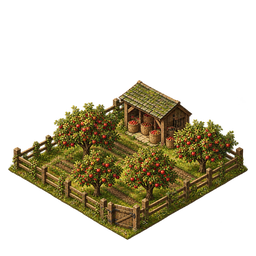
#> input picture dist/assets/building/apple_orchard.png, 256 x 256 px
$ python -i export-world-assets.py   (imports and definitions only)
#> lines starting #> are read from the running program, lines starting #| are printed output that depends on the picture; after the words box and inside, x2 and y2 are one past the last pixel; in counts of white or black regions, pixels touching at a corner belong together
#> further down, picture is the input picture: PIL image 256x256 RGBA; mean R, G, B, A 35, 29.1, 11, 80.3
"""Re-export original generated atlas art. No substitute artwork is drawn here."""
from pathlib import Path
from PIL import Image, ImageEnhance
import numpy as np
from scipy import ndimage
import json, zipfile, io, xml.etree.ElementTree as ET, hashlib

ROOT = Path(__file__).resolve().parents[1]
ASSETS = ROOT / 'public/assets'
SOURCES = ROOT / 'art/source/world'
# [1 line not run here, left out]
META = ROOT / 'art/meta'
# [1 line not run here, left out]
EXPORTS = []

def tight(image, coherent=True):
    # Generated alpha sometimes has almost-invisible 1/255 fringes far from art.
    # Crop bounds use meaningful alpha while preserving edge alpha inside bounds.
#> called with coherent = True
    alpha=np.asarray(image.getchannel('A'))
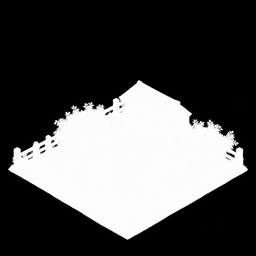
#> alpha: shape (256, 256); min 0, max 255, mean 80.3
    if not coherent:
        box=image.getchannel('A').point(lambda a:255 if a>12 else 0).getbbox()
        return image.crop(box),box
    labels,count=ndimage.label(alpha>12)
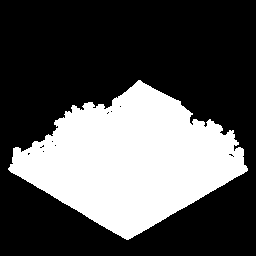
#> labels: shape (256, 256) int32; values 0 (black) and 1 (white), 32.7% white; 1 white region, box (x1, y1, x2, y2) and area: (8, 80, 248, 240) 21442
#> count = 1
    if not count: raise ValueError('Empty artwork cell')
    counts=np.bincount(labels.ravel());counts[0]=0
#> after `counts = np.bincount(labels.ravel())`: counts = [44094, 21442]
    main=labels==counts.argmax()
    if coherent=='major':
        keep=[]
        for label in np.where(counts>max(600,counts.max()*.025))[0]:
            ys,xs=np.where(labels==label)
            # A cropped hat/boot from an adjacent atlas row is a shallow fragment.
            if label==counts.argmax() or ys.max()-ys.min()>18:keep.append(label)
        main=np.isin(labels,keep)
    # Extract the single coherent sprite, avoiding adjacent atlas-cell fragments.
    near=ndimage.binary_dilation(main,iterations=2)
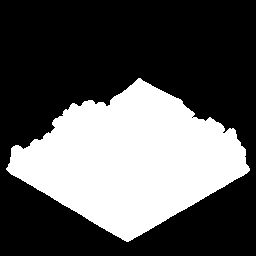
#> near: shape (256, 256) bool; 34.6% white; 1 white region, box (x1, y1, x2, y2) and area: (6, 78, 250, 242) 22704
    arr=np.array(image);arr[:,:,3]=np.where(near,arr[:,:,3],0)
#> after `arr[:, :, 3] = np.where(near, arr[:, :, 3], 0)`: arr: shape (256, 256, 4); 0.13% of pixels changed, all inside (x1, y1, x2, y2) = (8, 80, 248, 239)
    image=Image.fromarray(arr,'RGBA')
    box = Image.fromarray((main*255).astype('uint8')).getbbox()
#> box = (8, 80, 248, 240)
    if not box: raise ValueError('Empty artwork cell')
    return image.crop(box), box

# [92 lines left out: functions write, atlas, ora, pack, main, not called in this run]

# [1 line not run here, left out]

>>> from PIL import Image
>>> picture = Image.open('../dist/assets/building/apple_orchard.png')
>>> result = tight(picture)
